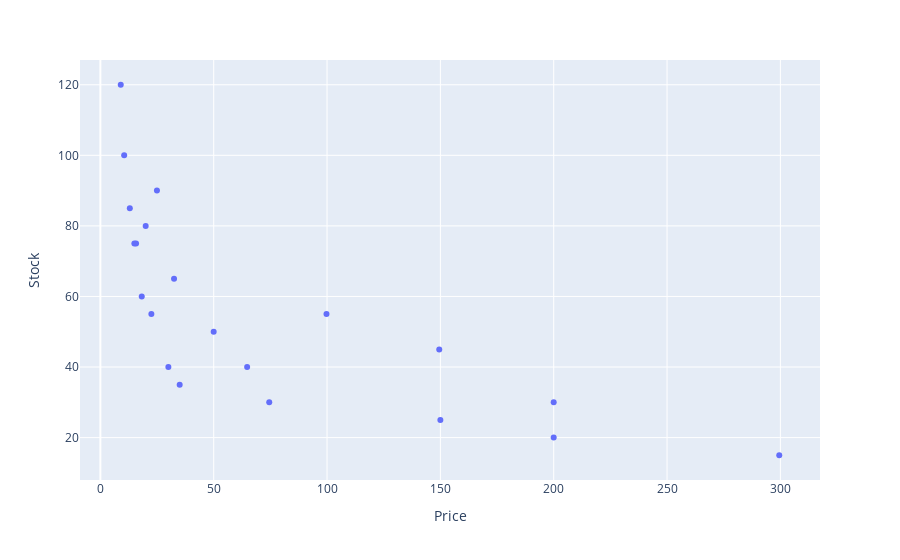

This figure's notebook cell:
### Code cell
import plotly.express as px
f = px.scatter(
    df, 
    # df.sort_values(by="Price"), # Verlo de manera ordenada, ordeno por X en la grafica
    "Price",
    "Stock"
)
f.show()

### Figure 1 — Plotly figure (JSON) as saved in the notebook; plotly's stock layout.template omitted (floating-point values rounded to 4 significant figures)
{"data": [{"hovertemplate": "Price=%{x}<br>Stock=%{y}<extra></extra>", "legendgroup": "", "marker": {"color": "#636efa", "symbol": "circle"}, "mode": "markers", "name": "", "orientation": "v", "showlegend": false, "type": "scatter", "x": [10.5, 15.75, 8.99, 49.99, 64.75, 74.5, 12.99, 18.25, 14.99, 29.99, 22.5, 34.99, 24.95, 32.5, 19.99, 200.0, 299.5, 150.0, 149.5, 200.0, 99.75], "xaxis": "x", "y": [100, 75, 120, 50, 40, 30, 85, 60, 75, 40, 55, 35, 90, 65, 80, 20, 15, 25, 45, 30, 55], "yaxis": "y"}], "layout": {"legend": {"tracegroupgap": 0}, "margin": {"t": 60}, "xaxis": {"anchor": "y", "domain": [0, 1], "title": {"text": "Price"}}, "yaxis": {"anchor": "x", "domain": [0, 1], "title": {"text": "Stock"}}}}
